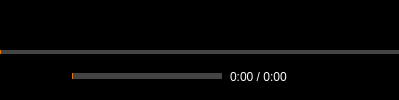
        <widget class="VideoPlayerPage" name="video_player_page">
         <layout class="QHBoxLayout" name="horizontalLayout">
          <property name="spacing">
           <number>0</number>
          </property>
          <property name="leftMargin">
           <number>0</number>
          </property>
          <property name="topMargin">
           <number>0</number>
          </property>
          <property name="rightMargin">
           <number>0</number>
          </property>
          <property name="bottomMargin">
           <number>0</number>
          </property>
          <item>
           <layout class="QVBoxLayout" name="verticalLayout">
            <property name="spacing">
             <number>0</number>
            </property>
            <property name="leftMargin">
             <number>0</number>
            </property>
            <property name="topMargin">
             <number>0</number>
            </property>
            <property name="rightMargin">
             <number>0</number>
            </property>
            <property name="bottomMargin">
             <number>0</number>
            </property>
            <item>
             <widget class="QWidget" name="video_player_container" native="true">
              <property name="styleSheet">
               <string notr="true">background-color: black;</string>
              </property>
              <layout class="QVBoxLayout" name="verticalLayout_3">
               <property name="spacing">
                <number>0</number>
               </property>
               <property name="leftMargin">
                <number>0</number>
               </property>
               <property name="topMargin">
                <number>0</number>
               </property>
               <property name="rightMargin">
                <number>0</number>
               </property>
               <property name="bottomMargin">
                <number>0</number>
               </property>
               <item>
                <widget class="QLabel" name="video_player_header_label">
                 <property name="sizePolicy">
                  <sizepolicy hsizetype="Preferred" vsizetype="Fixed">
                   <horstretch>0</horstretch>
                   <verstretch>0</verstretch>
                  </sizepolicy>
                 </property>
                 <property name="styleSheet">
                  <string notr="true">color: white;
margin: 8px;
font-weight: bold;
font-size: 14px;</string>
                 </property>
                 <property name="text">
                  <string/>
                 </property>
                </widget>
               </item>
               <item>
                <widget class="VideoPlayerWidget" name="video_player_widget" native="true">
                 <property name="mouseTracking">
                  <bool>true</bool>
                 </property>
                 <layout class="QGridLayout" name="gridLayout_2">
                  <property name="leftMargin">
                   <number>0</number>
                  </property>
                  <property name="topMargin">
                   <number>0</number>
                  </property>
                  <property name="rightMargin">
                   <number>0</number>
                  </property>
                  <property name="bottomMargin">
                   <number>0</number>
                  </property>
                  <property name="spacing">
                   <number>0</number>
                  </property>
                 </layout>
                </widget>
               </item>
               <item>
                <widget class="QWidget" name="video_player_controls_container" native="true">
                 <property name="sizePolicy">
                  <sizepolicy hsizetype="Preferred" vsizetype="Fixed">
                   <horstretch>0</horstretch>
                   <verstretch>0</verstretch>
                  </sizepolicy>
                 </property>
                 <property name="minimumSize">
                  <size>
                   <width>0</width>
                   <height>50</height>
                  </size>
                 </property>
                 <property name="maximumSize">
                  <size>
                   <width>16777215</width>
                   <height>50</height>
                  </size>
                 </property>
                 <property name="styleSheet">
                  <string notr="true">background-color: transparent;</string>
                 </property>
                 <layout class="QVBoxLayout" name="verticalLayout_4">
                  <property name="spacing">
                   <number>0</number>
                  </property>
                  <property name="leftMargin">
                   <number>0</number>
                  </property>
                  <property name="topMargin">
                   <number>0</number>
                  </property>
                  <property name="rightMargin">
                   <number>0</number>
                  </property>
                  <property name="bottomMargin">
                   <number>0</number>
                  </property>
                  <item>
                   <widget class="VideoPlayerPositionSlider" name="video_player_position_slider">
                    <property name="minimumSize">
                     <size>
                      <width>0</width>
                      <height>4</height>
                     </size>
                    </property>
                    <property name="maximumSize">
                     <size>
                      <width>16777215</width>
                      <height>4</height>
                     </size>
                    </property>
                    <property name="cursor">
                     <cursorShape>PointingHandCursor</cursorShape>
                    </property>
                    <property name="styleSheet">
                     <string notr="true">QSlider::groove:horizontal {
     background: white;
 }

QSlider::add-page:horizontal {
    background: #444;
}

QSlider::sub-page:horizontal {
    background: #e67300;
}</string>
                    </property>
                    <property name="maximum">
                     <number>1000</number>
                    </property>
                    <property name="orientation">
                     <enum>Qt::Horizontal</enum>
                    </property>
                   </widget>
                  </item>
                  <item>
                   <widget class="QWidget" name="video_player_controls_buttons_container" native="true">
                    <layout class="QHBoxLayout" name="horizontalLayout_10">
                     <property name="spacing">
                      <number>0</number>
                     </property>
                     <property name="leftMargin">
                      <number>8</number>
                     </property>
                     <property name="topMargin">
                      <number>0</number>
                     </property>
                     <property name="rightMargin">
                      <number>0</number>
                     </property>
                     <property name="bottomMargin">
                      <number>0</number>
                     </property>
                     <item>
                      <widget class="QToolButton" name="video_player_play_pause_button">
                       <property name="minimumSize">
                        <size>
                         <width>24</width>
                         <height>24</height>
                        </size>
                       </property>
                       <property name="maximumSize">
                        <size>
                         <width>24</width>
                         <height>24</height>
                        </size>
                       </property>
                       <property name="cursor">
                        <cursorShape>PointingHandCursor</cursorShape>
                       </property>
                       <property name="styleSheet">
                        <string notr="true">border: none;</string>
                       </property>
                       <property name="text">
                        <string/>
                       </property>
                       <property name="iconSize">
                        <size>
                         <width>20</width>
                         <height>20</height>
                        </size>
                       </property>
                      </widget>
                     </item>
                     <item>
                      <spacer name="horizontalSpacer_13">
                       <property name="orientation">
                        <enum>Qt::Horizontal</enum>
                       </property>
                       <property name="sizeType">
                        <enum>QSizePolicy::Fixed</enum>
                       </property>
                       <property name="sizeHint" stdset="0">
                        <size>
                         <width>8</width>
                         <height>20</height>
                        </size>
                       </property>
                      </spacer>
                     </item>
                     <item>
                      <widget class="VideoPlayerVolumeContainer" name="video_player_volume_container" native="true">
                       <property name="styleSheet">
                        <string notr="true"/>
                       </property>
                       <layout class="QHBoxLayout" name="horizontalLayout_12">
                        <property name="spacing">
                         <number>0</number>
                        </property>
                        <property name="leftMargin">
                         <number>0</number>
                        </property>
                        <property name="topMargin">
                         <number>0</number>
                        </property>
                        <property name="rightMargin">
                         <number>0</number>
                        </property>
                        <property name="bottomMargin">
                         <number>0</number>
                        </property>
                        <item>
                         <widget class="QToolButton" name="video_player_volume_button">
                          <property name="minimumSize">
                           <size>
                            <width>24</width>
                            <height>24</height>
                           </size>
                          </property>
                          <property name="maximumSize">
                           <size>
                            <width>24</width>
                            <height>24</height>
                           </size>
                          </property>
                          <property name="cursor">
                           <cursorShape>PointingHandCursor</cursorShape>
                          </property>
                          <property name="styleSheet">
                           <string notr="true">border: none;</string>
                          </property>
                          <property name="text">
                           <string>...</string>
                          </property>
                          <property name="iconSize">
                           <size>
                            <width>16</width>
                            <height>16</height>
                           </size>
                          </property>
                         </widget>
                        </item>
                        <item>
                         <spacer name="horizontalSpacer_14">
                          <property name="orientation">
                           <enum>Qt::Horizontal</enum>
                          </property>
                          <property name="sizeType">
                           <enum>QSizePolicy::Fixed</enum>
                          </property>
                          <property name="sizeHint" stdset="0">
                           <size>
                            <width>8</width>
                            <height>20</height>
                           </size>
                          </property>
                         </spacer>
                        </item>
                        <item>
                         <widget class="QSlider" name="video_player_volume_slider">
                          <property name="sizePolicy">
                           <sizepolicy hsizetype="Fixed" vsizetype="Fixed">
                            <horstretch>150</horstretch>
                            <verstretch>0</verstretch>
                           </sizepolicy>
                          </property>
                          <property name="minimumSize">
                           <size>
                            <width>150</width>
                            <height>15</height>
                           </size>
                          </property>
                          <property name="maximumSize">
                           <size>
                            <width>16777215</width>
                            <height>15</height>
                           </size>
                          </property>
                          <property name="autoFillBackground">
                           <bool>false</bool>
                          </property>
                          <property name="styleSheet">
                           <string notr="true">QSlider::groove:horizontal {
     background: white;
     height: 6px;
 }

QSlider::add-page:horizontal {
    background: #444;
}

QSlider::sub-page:horizontal {
    background: #e67300;
}</string>
                          </property>
                          <property name="orientation">
                           <enum>Qt::Horizontal</enum>
                          </property>
                         </widget>
                        </item>
                       </layout>
                      </widget>
                     </item>
                     <item>
                      <spacer name="horizontalSpacer_15">
                       <property name="orientation">
                        <enum>Qt::Horizontal</enum>
                       </property>
                       <property name="sizeType">
                        <enum>QSizePolicy::Fixed</enum>
                       </property>
                       <property name="sizeHint" stdset="0">
                        <size>
                         <width>8</width>
                         <height>20</height>
                        </size>
                       </property>
                      </spacer>
                     </item>
                     <item>
                      <widget class="QLabel" name="video_player_time_label">
                       <property name="sizePolicy">
                        <sizepolicy hsizetype="Preferred" vsizetype="Fixed">
                         <horstretch>0</horstretch>
                         <verstretch>0</verstretch>
                        </sizepolicy>
                       </property>
                       <property name="styleSheet">
                        <string notr="true">color: white;
font-size: 12px;</string>
                       </property>
                       <property name="text">
                        <string>0:00 / 0:00</string>
                       </property>
                      </widget>
                     </item>
                     <item>
                      <spacer name="horizontalSpacer_12">
                       <property name="orientation">
                        <enum>Qt::Horizontal</enum>
                       </property>
                       <property name="sizeHint" stdset="0">
                        <size>
                         <width>40</width>
                         <height>20</height>
                        </size>
                       </property>
                      </spacer>
                     </item>
                     <item>
                      <widget class="VideoPlayerInfoButton" name="video_player_info_button">
                       <property name="minimumSize">
                        <size>
                         <width>24</width>
                         <height>24</height>
                        </size>
                       </property>
                       <property name="maximumSize">
                        <size>
                         <width>24</width>
                         <height>24</height>
                        </size>
                       </property>
                       <property name="styleSheet">
                        <string notr="true">border: none;</string>
                       </property>
                       <property name="text">
                        <string/>
                       </property>
                       <property name="iconSize">
                        <size>
                         <width>20</width>
                         <height>20</height>
                        </size>
                       </property>
                      </widget>
                     </item>
                     <item>
                      <spacer name="horizontalSpacer_66">
                       <property name="orientation">
                        <enum>Qt::Horizontal</enum>
                       </property>
                       <property name="sizeType">
                        <enum>QSizePolicy::Fixed</enum>
                       </property>
                       <property name="sizeHint" stdset="0">
                        <size>
                         <width>8</width>
                         <height>20</height>
                        </size>
                       </property>
                      </spacer>
                     </item>
                     <item>
                      <widget class="QToolButton" name="video_player_full_screen_button">
                       <property name="minimumSize">
                        <size>
                         <width>24</width>
                         <height>24</height>
                        </size>
                       </property>
                       <property name="maximumSize">
                        <size>
                         <width>24</width>
                         <height>24</height>
                        </size>
                       </property>
                       <property name="cursor">
                        <cursorShape>PointingHandCursor</cursorShape>
                       </property>
                       <property name="styleSheet">
                        <string notr="true">border: none;</string>
                       </property>
                       <property name="text">
                        <string>...</string>
                       </property>
                       <property name="iconSize">
                        <size>
                         <width>24</width>
                         <height>24</height>
                        </size>
                       </property>
                      </widget>
                     </item>
                     <item>
                      <spacer name="horizontalSpacer_23">
                       <property name="orientation">
                        <enum>Qt::Horizontal</enum>
                       </property>
                       <property name="sizeType">
                        <enum>QSizePolicy::Fixed</enum>
                       </property>
                       <property name="sizeHint" stdset="0">
                        <size>
                         <width>16</width>
                         <height>20</height>
                        </size>
                       </property>
                      </spacer>
                     </item>
                    </layout>
                   </widget>
                  </item>
                 </layout>
                </widget>
               </item>
              </layout>
             </widget>
            </item>
           </layout>
          </item>
         </layout>
        </widget>
